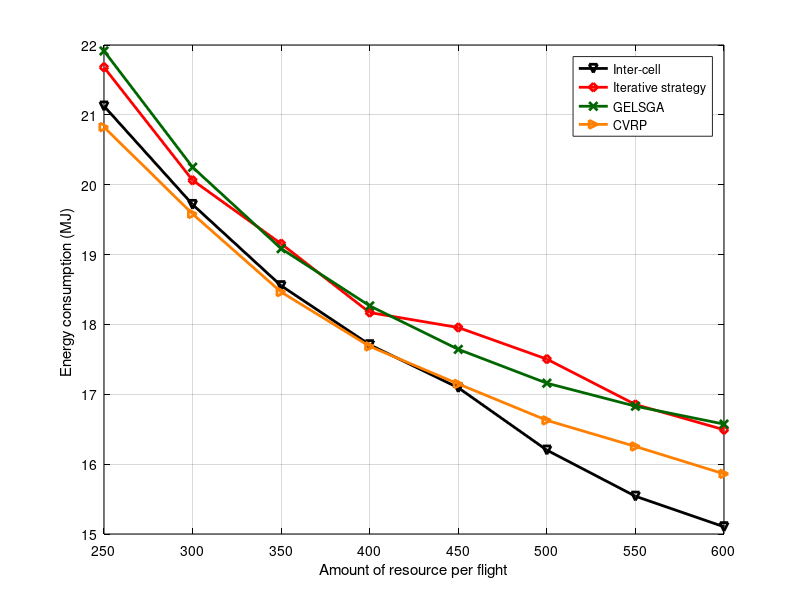

Write the MATLAB code that produced this figure. (Note: this script raises an error after producing the figure.)
x = [250 300 350 400 450 500 550 600];
y3 = [21.6804	20.0643	19.1551	18.17	17.9558	17.5033	16.8534	16.4927]; % iterative
y4 = [21.1255	19.7167	18.5539	17.7089	17.0936	16.2007	15.5404	15.1033]; % inter-cell
y5 = [21.9149	20.2506	19.0852	18.266	17.6434	17.1588	16.8297	16.5731];% GELSGA
y6 = [20.8244	19.582	18.4635	17.6859	17.1484	16.6269	16.253	15.8608];% CVRP
close all;
figure1 = figure;
% Create axes
axes1 = axes('Parent',figure1);
plot(x,y4,'-kv', 'LineWidth',2);
hold on;
grid on;
plot(x,y3,'-rd', 'LineWidth',2);
plot(x,y5,'-x','Color',[0 0.4 0], 'LineWidth',2);
plot(x,y6,'->','Color',[1 0.5 0], 'LineWidth',2);
xlabel('Amount of resource per flight');
ylabel('Energy consumption (MJ) ');
legend('Inter-cell','Iterative strategy', 'GELSGA', 'CVRP');
set(axes1,'XColor',[0 0 0],'YColor',[0 0 0]);
ytickformat('%,4.4g');
xtickformat('%,4.4g');
xticks([250 300 350 400 450 500 550 600]);
xlim([250 600]);
hold off;